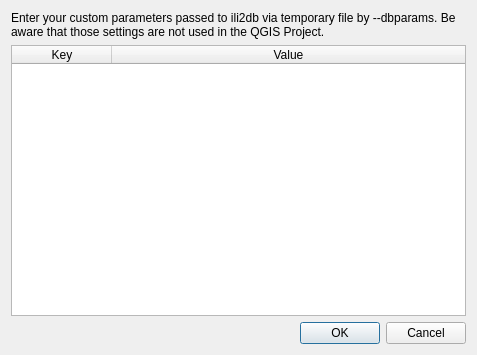
<?xml version="1.0" encoding="UTF-8"?>
<ui version="4.0">
 <class>Dialog</class>
 <widget class="QDialog" name="Dialog">
  <property name="geometry">
   <rect>
    <x>0</x>
    <y>0</y>
    <width>477</width>
    <height>355</height>
   </rect>
  </property>
  <property name="windowTitle">
   <string>Dialog</string>
  </property>
  <layout class="QGridLayout" name="gridLayout">
   <item row="0" column="0">
    <widget class="QLabel" name="description_label">
     <property name="text">
      <string>&lt;html&gt;&lt;head/&gt;&lt;body&gt;&lt;p&gt;Enter your custom parameters passed to ili2db via temporary file by &lt;span style=&quot; font-family:'monospace';&quot;&gt;--dbparams&lt;/span&gt;. Be aware that those settings are not used in the QGIS Project.&lt;/p&gt;&lt;/body&gt;&lt;/html&gt;</string>
     </property>
     <property name="wordWrap">
      <bool>true</bool>
     </property>
    </widget>
   </item>
   <item row="1" column="0">
    <widget class="QTableWidget" name="mappingtable">
     <property name="sizePolicy">
      <sizepolicy hsizetype="Expanding" vsizetype="Expanding">
       <horstretch>0</horstretch>
       <verstretch>0</verstretch>
      </sizepolicy>
     </property>
     <property name="rowCount">
      <number>0</number>
     </property>
     <property name="columnCount">
      <number>2</number>
     </property>
     <attribute name="horizontalHeaderMinimumSectionSize">
      <number>50</number>
     </attribute>
     <attribute name="horizontalHeaderStretchLastSection">
      <bool>true</bool>
     </attribute>
     <attribute name="verticalHeaderMinimumSectionSize">
      <number>50</number>
     </attribute>
     <attribute name="verticalHeaderDefaultSectionSize">
      <number>50</number>
     </attribute>
     <attribute name="verticalHeaderStretchLastSection">
      <bool>false</bool>
     </attribute>
     <column>
      <property name="text">
       <string>Key</string>
      </property>
     </column>
     <column>
      <property name="text">
       <string>Value</string>
      </property>
     </column>
    </widget>
   </item>
   <item row="2" column="0">
    <widget class="QDialogButtonBox" name="buttonBox">
     <property name="orientation">
      <enum>Qt::Horizontal</enum>
     </property>
     <property name="standardButtons">
      <set>QDialogButtonBox::Cancel|QDialogButtonBox::Ok</set>
     </property>
    </widget>
   </item>
  </layout>
 </widget>
 <resources/>
 <connections>
  <connection>
   <sender>buttonBox</sender>
   <signal>accepted()</signal>
   <receiver>Dialog</receiver>
   <slot>accept()</slot>
   <hints>
    <hint type="sourcelabel">
     <x>248</x>
     <y>254</y>
    </hint>
    <hint type="destinationlabel">
     <x>157</x>
     <y>274</y>
    </hint>
   </hints>
  </connection>
  <connection>
   <sender>buttonBox</sender>
   <signal>rejected()</signal>
   <receiver>Dialog</receiver>
   <slot>reject()</slot>
   <hints>
    <hint type="sourcelabel">
     <x>316</x>
     <y>260</y>
    </hint>
    <hint type="destinationlabel">
     <x>286</x>
     <y>274</y>
    </hint>
   </hints>
  </connection>
 </connections>
</ui>
